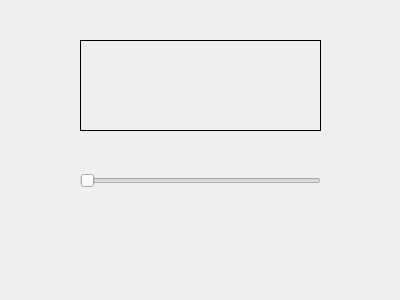
<?xml version="1.0" encoding="UTF-8"?>
<ui version="4.0">
 <class>MainWindow</class>
 <widget class="QMainWindow" name="MainWindow">
  <property name="geometry">
   <rect>
    <x>0</x>
    <y>0</y>
    <width>400</width>
    <height>300</height>
   </rect>
  </property>
  <property name="windowTitle">
   <string>MainWindow</string>
  </property>
  <widget class="QWidget" name="centralwidget">
   <widget class="QLabel" name="label">
    <property name="geometry">
     <rect>
      <x>80</x>
      <y>40</y>
      <width>241</width>
      <height>91</height>
     </rect>
    </property>
    <property name="font">
     <font>
      <pointsize>25</pointsize>
      <weight>75</weight>
      <bold>true</bold>
     </font>
    </property>
    <property name="frameShape">
     <enum>QFrame::Box</enum>
    </property>
    <property name="text">
     <string/>
    </property>
    <property name="textFormat">
     <enum>Qt::PlainText</enum>
    </property>
    <property name="alignment">
     <set>Qt::AlignCenter</set>
    </property>
   </widget>
   <widget class="QSlider" name="horizontalSlider">
    <property name="geometry">
     <rect>
      <x>80</x>
      <y>150</y>
      <width>241</width>
      <height>61</height>
     </rect>
    </property>
    <property name="orientation">
     <enum>Qt::Horizontal</enum>
    </property>
   </widget>
  </widget>
 </widget>
 <resources/>
 <connections/>
 <slots>
  <slot>benim_slot(int)</slot>
 </slots>
</ui>
